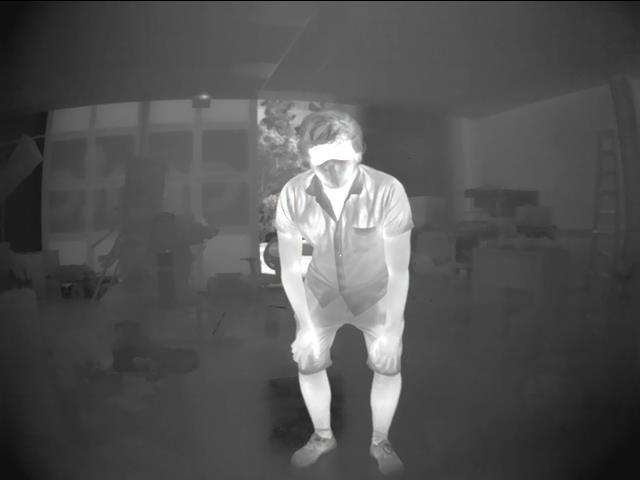
#> input picture figures/lab_images/thermal_demo/thermal_10_25_19.jpg, 640 x 480 px, found by its file name
$ python sync_stereo.py
#> lines starting #> are read from the running program, lines starting #| are printed output that depends on the picture
import cv2
import glob
import numpy as np

pts_src = {"thermal_9_56_26":[[93,136],[247,130],[479,120],[367,314],[201,357],[318,218],[262,286],\
							  [543,274],[189,183],[336,103],[404,198]],\
		   "thermal_10_25_19":[[398,182],[282,189],[281,279],[408,278],[202,130],[465,189],[91,247],\
		   					   [210,108],[240,259],[538,191],[348,323],[472,248],[276,65],[476,120],\
		   					   [199,359],[328,110]]}
pts_dst = {"webcam_9_56_26":[[30,238],[382,213],[863,139],[636,544],[284,674],[538,372],[437,508],\
							 [957,472],[283,323],[545,148],[694,318]], \
		   "webcam_10_25_19":[[610,311],[396,332],[413,498],[662,471],[286,219],[824,287],[50,474],\
		   					 [296,176],[383,461],[1012,264],[553,573],[845,403],[411,77],[851,140],\
		   					 [285,678],[466,182]]}

im_src = cv2.imread('../../stereo_captures/thermal/thermal_10_25_19.jpg')
#> im_src is the input picture: shape (480, 640, 3); mean B, G, R 82.9, 82.9, 82.9
im_dst = cv2.imread('../../stereo_captures/webcam_undistorted/webcam_10_25_19.jpg')
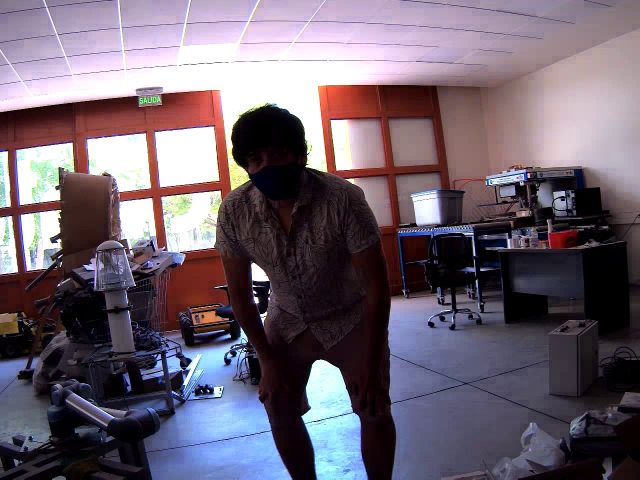
#> input picture stereo_captures/webcam/webcam_10_25_19.jpg, 1280 x 960 px, found by its file name (shown at 1/2 size)
#> im_dst is the input picture: shape (960, 1280, 3); mean B, G, R 112.4, 99.7, 111.4


im_kpts_src = im_src.copy()
im_kpts_dst = im_dst.copy()

font = cv2.FONT_HERSHEY_SIMPLEX
fontScale = 0.5
fontColor = (0,255,0)
lineType = 2
for i,pt_src in enumerate(pts_src["thermal_10_25_19"]):
	pt_dst = pts_dst["webcam_10_25_19"][i]
	im_kpts_src = cv2.circle(im_kpts_src, (pt_src[0],pt_src[1]), 10, (0,0,255),1)
	im_kpts_dst = cv2.circle(im_kpts_dst, (pt_dst[0],pt_dst[1]), 10, (0,0,255),1)
	im_kpts_src = cv2.putText(im_kpts_src,str(i),(pt_src[0],pt_src[1]), font, fontScale,fontColor,lineType)
	im_kpts_dst = cv2.putText(im_kpts_dst,str(i),(pt_dst[0],pt_dst[1]), font, fontScale,fontColor,lineType)
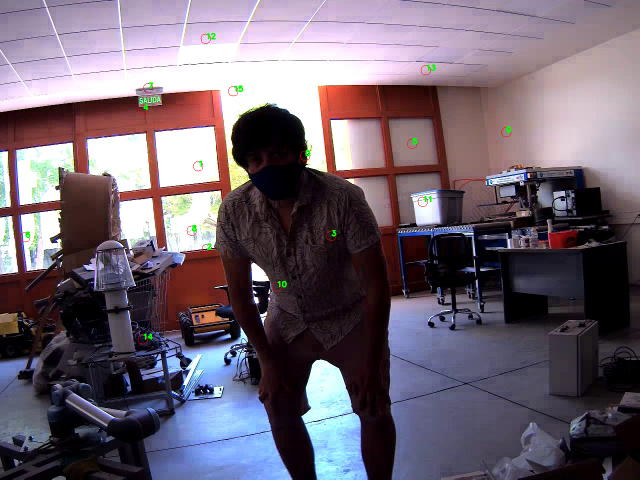
#> im_kpts_dst: shape (960, 1280, 3) (shown at 1/2 size); mean B, G, R 112.1, 99.7, 111.3
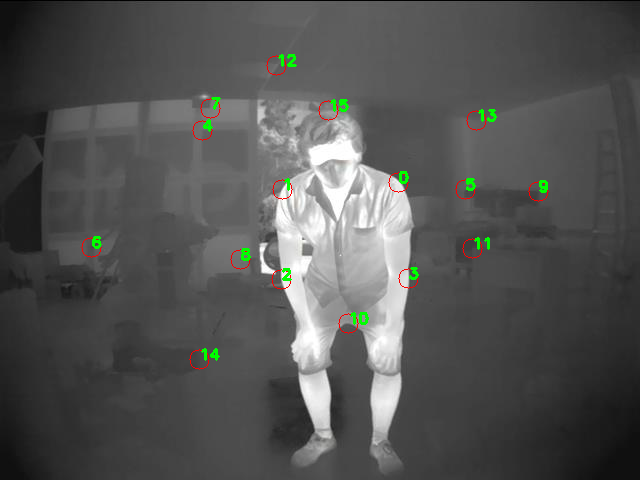
#> im_kpts_src: shape (480, 640, 3); mean B, G, R 82.1, 83.4, 82.8


cv2.imshow("Keypoints Source", im_kpts_src)
cv2.imshow("Keypoints Destination", im_kpts_dst)
cv2.waitKey(0)
cv2.destroyAllWindows()

dst_obj = np.array(pts_src["thermal_10_25_19"])
src_obj = np.array(pts_dst["webcam_10_25_19"])
"""
#h1, status1 = cv2.findHomography(np.array(pts_src["thermal_9_56_26"]), np.array(pts_dst["webcam_9_56_26"]),confidence=0.999)
#h2, status2 = cv2.findHomography(np.array(pts_src["thermal_10_25_19"]), np.array(pts_dst["webcam_10_25_19"]))
"""
h1, status1 = cv2.findHomography(np.array(pts_dst["webcam_10_25_19"]),np.array(pts_src["thermal_10_25_19"]),confidence =0.9999)
#h2, status2 = cv2.findHomography(np.array(pts_dst["webcam_10_25_19"]),np.array(pts_src["thermal_10_25_19"]))
idx_affine = [13,7,14]
#h1= cv2.getAffineTransform(np.array([src_obj[idx_affine[0]],src_obj[idx_affine[1]],src_obj[idx_affine[2]]],np.float32),\
#	np.array([dst_obj[idx_affine[0]],dst_obj[idx_affine[1]],dst_obj[idx_affine[2]]],np.float32))
#h = (h1+h2)/2.0
h = h1
thermal_paths = glob.glob('../../stereo_captures/thermal/*.jpg')
rgb_paths = ['../../stereo_captures/webcam_undistorted/webcam_' + "_".join(img_path.split("/")[-1].split("_")[1:]) for img_path in thermal_paths]
for im_idx, im_path in enumerate(thermal_paths):
	im_thermal = im_src
	im_rgb = im_dst
	#im_thermal = cv2.imread(im_path)
	#im_rgb = cv2.imread(rgb_paths[im_idx])
	#im_out = cv2.warpPerspective(im_thermal, h, (im_rgb.shape[1],im_rgb.shape[0]))
	im_out = cv2.warpPerspective(im_rgb, h, (im_thermal.shape[1],im_thermal.shape[0]))

	# [10 lines of commented-out code are left out]

	alpha = 0.5
	beta = 1.0 - alpha
	weighted_img = cv2.addWeighted(im_out, alpha, im_thermal, beta, 0.0)
	cv2.imshow('Weighted', weighted_img)
	cv2.waitKey(0)
#> this loop made 3 passes
#> pass 1, `im_out = cv2.warpPerspective(im_rgb, h, (im_thermal.shape[1],im_therma..`:
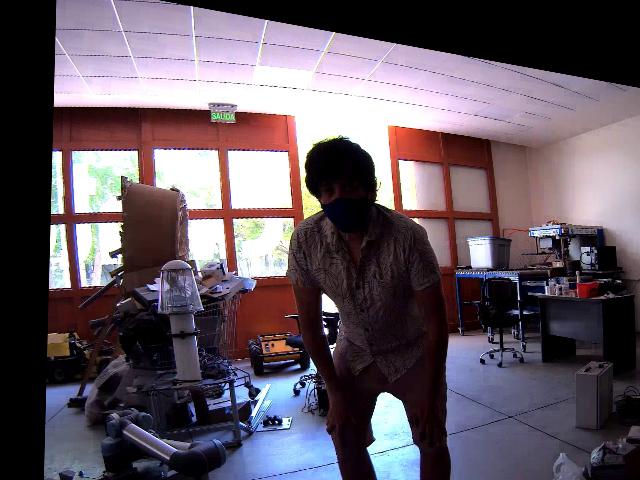
#> im_out: shape (480, 640, 3); mean B, G, R 98.7, 88.5, 99.8
#> pass 1, `weighted_img = cv2.addWeighted(im_out, alpha, im_thermal, beta, 0.0)`:
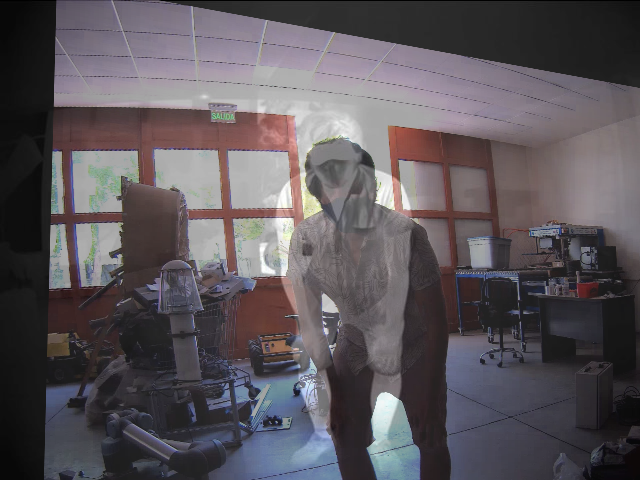
#> weighted_img: shape (480, 640, 3); mean B, G, R 90.8, 85.7, 91.4
